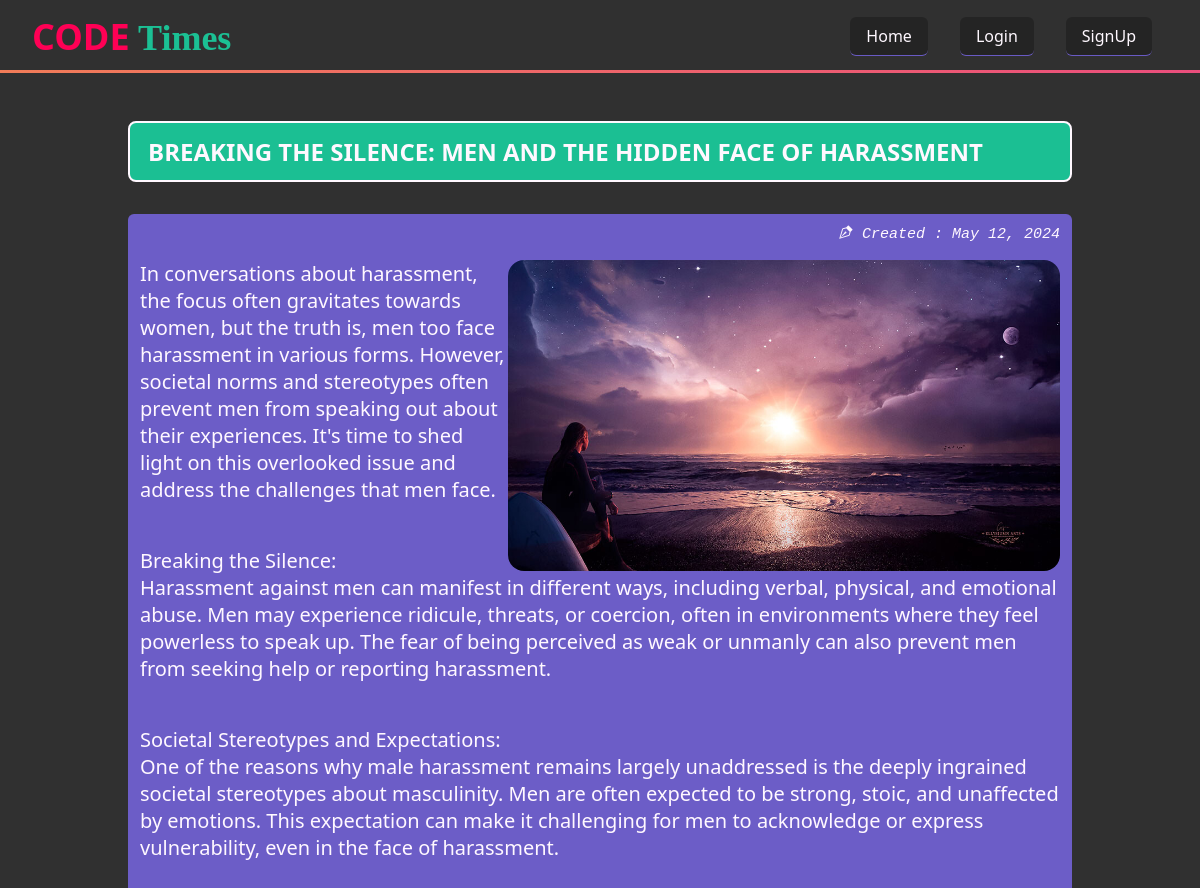
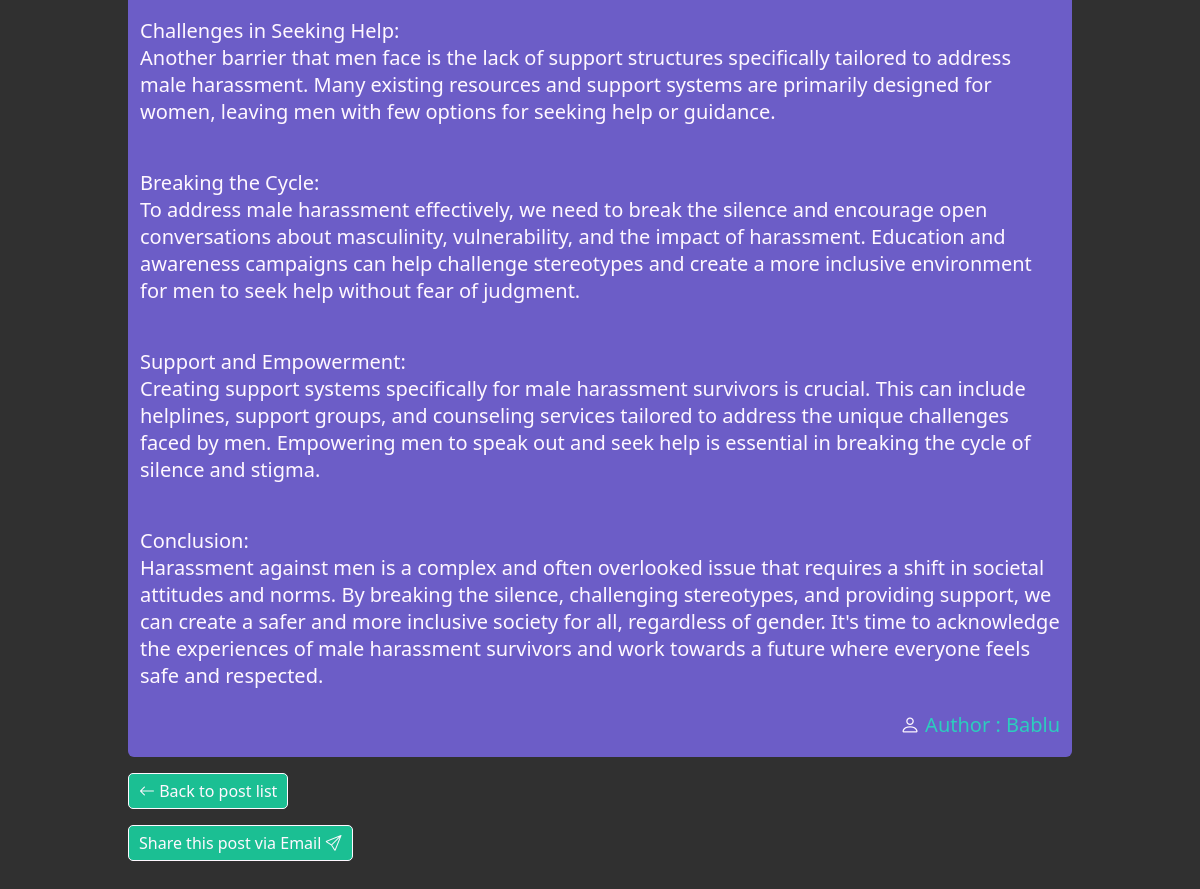
Screenshot of /post/11/ with the database file from the repository (2 pictures, top to bottom).
### blog/models.py (models this page shows, shortened)
class Post(models.Model):
    title = models.CharField(max_length=100)
    content = models.TextField()
    author = models.ForeignKey(User, on_delete=models.CASCADE)
    created_at = models.DateTimeField(auto_now_add=True)
    banner = models.ImageField(upload_to='', default='default.png', blank=True)
    class Meta:
        ordering = ['-created_at']

### blog/views.py (the view)
# urls.py: path('post/<int:pk>/', views.post_detail, name='post_detail'),
def post_detail(request, pk):
    post = Post.objects.get(pk=pk)
    return render(request, 'blog/post_detail.html', {'post': post})

### blog/templates/blog/post_detail.html (shortened to what this page needs)
{% extends 'base.html' %}
{% block content %}
<section>
  <div class="container">
  <div class="main">
    <div class="heading">
      <h1>{{ post.title }}</h1>
    </div>
    <div class="blog_content">
      <div>
        <p class="created_at">
          <i class="bi bi-vector-pen"></i> Created : {{ post.created_at.date }}
        </p>
      </div>
      <br />
      <div class="img_container" >
        <p>
          <img src="{{post.banner.url}}" alt="{{post.title}}" >
          {{ post.content|linebreaks|linebreaksbr }}
        </p>
        <br>
        <p class="created_by" >
          <i class="bi bi-person"></i> Author : {{ post.author.username|title }}
        </p>
      </div>
      <br />
    </div>
    <div class="access-link">
      <a href="{% url 'post_list' %}">
        <button>
          <span><i class="bi bi-arrow-left"></i></span>
          Back to post list
        </button>
      </a>
      <br />
      <a href="{% url 'post_share' post.pk %}">
        <button>
          Share this post via Email
          <span><i class="bi bi-send"></i></span>
        </button>
      </a>
    </div>
  </div>
  </div>
</section>
{% endblock %}

### blog/static/base.css (style rules this page uses)
:root { --c-zero:#212121bb; --c-one:#211951bd; --c-two:#836FFFbb; --c-three:#15f5b9bb; --c-four:#fff8ffff; }
* { margin: 0; box-sizing: border-box; font-family: system-ui, -apple-system, BlinkMacSystemFont, 'Segoe UI', Roboto, Oxygen, Ubuntu, Cantarell, 'Open Sans', 'Helvetica Neue', sans-serif }
body { background-color: var(--c-zero); }
html { scrollbar-width: thin; scrollbar-color: #888 #f1f1f1; }
i { color: var(--c-four) !important; }
.navlist li button , button i { border: 0; background-color: transparent; color: var(--c-three); }
section { background-color: var(--c-zero); padding: 1rem 8rem; }
.img_container { margin-block: 1rem; }
.img_container img { max-width: 60%; border-radius: 1rem; float: right; }
.created_at { float: right; font-family: monospace !important; font-style: italic !important; font-size: 15px !important; }
.created_by { float: right !important; color: var(--c-three) !important; }
.heading { position: relative; margin-block: 2rem; border: 2px solid var(--c-four); border-radius: 8px; background-color: var(--c-three); padding: 12px 18px; }
.heading h1 { color: var(--c-four); text-transform: uppercase; }
.blog_content { margin-block: 16px; background-color: var(--c-two); padding: 8px 12px; border-radius: 6px; }
.blog_content p { color: var(--c-four); font-family: 'Segoe UI', Tahoma, Geneva, Verdana, sans-serif; font-weight: 400; font-style: normal; font-size: 20px; }
.access-link a button { background-color: var(--c-three); border: 1px solid var(--c-four); color: var(--c-four); border-radius: 5px; padding: 6px 10px; font-size: 16px; margin-bottom: 16px; }

### rows the page displays
Post: title "BREAKING THE SILENCE: MEN AND THE HIDDEN FACE OF HARASSMENT", created_at "May 12, 2024", banner (picture), content "In conversations about harassment, the focus often gravitates towards women, but the truth is, men too face harassment in various forms. However, societal norms and stereotypes often prevent men from speaking out about their experiences. It's time to shed light on this overlooked issue and address the challenges that men face. Breaking the Silence: Harassment against men can manifest in different ways, including verbal, physical, and emotional abuse. Men may experience ridicule, threats, or coercion, often in environments where they feel powerless to speak up. The fear of being perceived as weak or unmanly can also prevent men from seeking help or reporting harassment. Societal Stereotypes…", author.username "Bablu"
